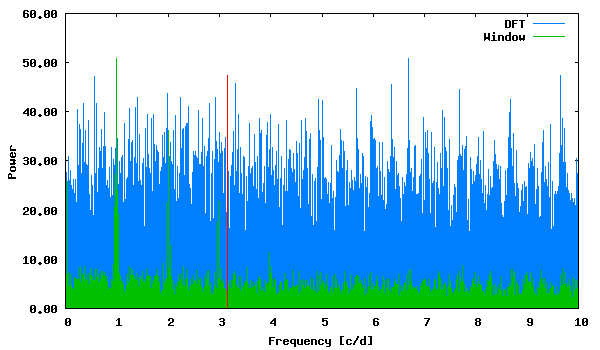

Write the gnuplot code that produced this figure.
set term png size 600,350 medium
set colors classic
set output "phase_lc_12.deeming.png"
set xlabel "Frequency [c/d]"
set ylabel "Power"
set format y "%5.2f"
plot "deeming.periodogram" using 1:2 with lines linecolor 3 title "DFT", "deeming.periodogram" using 1:3 with lines linecolor 2 title "Window", "<echo '3.148747 47.40669882'" with impulses linecolor 1 title ""
 
